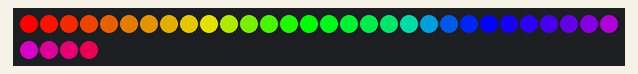
Recording of a sketch running on a simulated Arduino Uno, built with avr-gcc and run on an emulated ATmega328P. Parts: 34 RGB LEDs in strip order, left to right, continuing on the next row.

Above: at 0.25 s.
At 0.93 s:
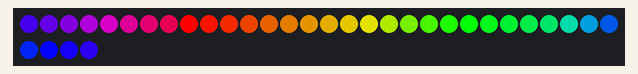
At 1.61 s:
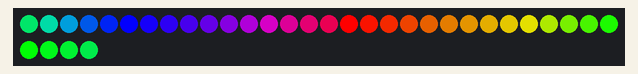
At 3.32 s:
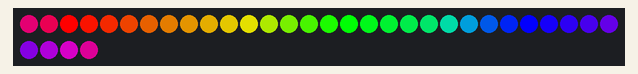
At 4.68 s:
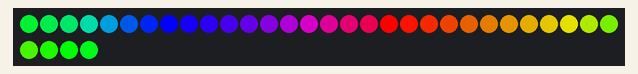
At 6.38 s:
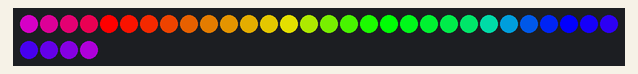

Measured:
- by itself, everything shown: repeats every 5.8 s, in 17 steps

The sketch:

spectrum-wave.ino
```cpp
#include <FastLED.h>
#include <string.h>

#define LED_PIN     7
#define NUM_LEDS    34


CRGB leds[NUM_LEDS];

void setup() {
  FastLED.addLeds<WS2812, LED_PIN, GRB>(leds, NUM_LEDS);
  Serial.begin(9600);
}

void loop(){
  //spectrum wave
  for (int i = 0; i < NUM_LEDS; i++){
    for (int j = 0; j < NUM_LEDS; j++){
      leds[(j+i) % NUM_LEDS] = CHSV(j* (255 / NUM_LEDS), 255, 255);
      FastLED.show();
    }
    delay(1);
  }
}
```
